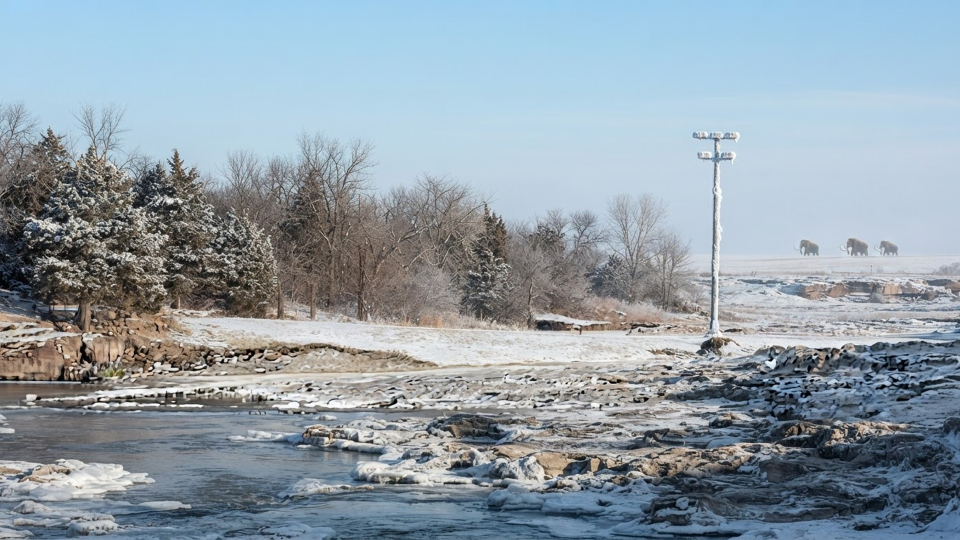
#> input picture ori_promo/ai/iceage/iceage_examples_treeline_r212_chatgpt.jpg, 1920 x 1080 px (shown at 1/2 size)
$ python -i graphics_layer.py   (imports and definitions only)
#> lines starting #> are read from the running program, lines starting #| are printed output that depends on the picture
#!/usr/bin/env python3
"""v37 "THE WORLD / THE LAYER" -- graphics kit: a bright editorial
transformation grammar. Its own visual language (daylight footage, one
coral accent, directional wipes) -- not v33's premium HUD, not v34's
paper panels, not v35's plain white-on-real-footage minimalism, not
v36's dark technical field.

fade_k carries v35/v36's own corrected formula from the start: a
genuine no_out flag that skips the release multiplier entirely (out_margin
alone does not hold opacity at 1.0 through the true last frame -- the
release ease always completes exactly at t=dur). Not re-discovered here,
reused because it is already known-correct.

Every font size below already starts at r184's own stated minimum
(primary labels 72px+, captions 52px+, disclosures/secondary 38px+) --
v36 needed three review rounds to reach its own late-supplied minimums;
this style gives them to itself on the first pass.

Type treatment, r189: every text element used to sit inside a hard-edged
solid-fill rectangle -- a chyron/lower-third convention, not how a
premium product film ever sets type, and the reason a from-scratch
critical look at the delivered film reads as a corporate explainer
rather than an Apple-tier reveal. Replaced everywhere with soft,
feathered scrims (blurred alpha, no hard edge) and blurred-halo text
(a dark blurred duplicate of the glyphs sits behind the crisp glyphs,
the standard broadcast-safe legibility technique that doesn't need a
box). Blur operations are sized to the text's own bounding box, not the
full 1920x1080 frame, so this costs less per frame than the boxes did,
not more. Only two primary labels (the hook's "THE WORLD"/"THE LAYER"
toggle) still render in the reserved coral -- every other beat's label
is clean white, so the accent reads as a rare event again instead of
a wash of red on every single frame.
"""
import math
import os

import numpy as np
from PIL import Image, ImageDraw, ImageFilter, ImageFont

_FDIR = os.path.join(os.path.dirname(os.path.dirname(os.path.abspath(__file__))),
                      "fonts", "inter", "extras", "ttf")

W, H = 1920, 1080

ACCENT = (235, 66, 58)           # coral-red, RGB -- the ONE saturated
                                  # accent: wipe seams, zone-trace
                                  # brackets, the anchor pulse, the
                                  # hook's own title toggle, and small
                                  # rule/sub-caption accents. Reserved
                                  # deliberately rare elsewhere so it
                                  # reads as a designed accent, not a
                                  # dominant screen color.
OFFWHITE = (245, 246, 248)
DARKSCRIM = (10, 10, 12)

_FONT_CACHE = {}


def font(weight, sz):
    key = (weight, sz)
    if key not in _FONT_CACHE:
        _FONT_CACHE[key] = ImageFont.truetype(f"{_FDIR}/Inter-{weight}.ttf", sz)
    return _FONT_CACHE[key]


def ease(x):
    x = max(0.0, min(1.0, x))
    return x * x * (3 - 2 * x)


# [15 lines left out: functions fade_k, _shadow_text, not called in this run]


def _soft_patch_scrim(img, cx, cy, half_w, half_h, max_alpha=150, blur=46, color=DARKSCRIM):
    """A feathered dark patch behind a text block -- replaces a hard
    rectangle with a soft-edged gradient (blur op sized to the patch
    itself, not the full frame, so this is cheap)."""
    if max_alpha <= 0:
        return
    half_w, half_h, blur = int(half_w), int(half_h), max(1, int(blur))
    pad = int(blur * 2.2) + 8
    bw, bh = int(2 * half_w + 2 * pad), int(2 * half_h + 2 * pad)
    layer_l = Image.new("L", (bw, bh), 0)
    ld = ImageDraw.Draw(layer_l)
    ld.rectangle([pad, pad, bw - pad, bh - pad], fill=max_alpha)
    layer_l = layer_l.filter(ImageFilter.GaussianBlur(blur))
    scrim = Image.new("RGBA", (bw, bh), color + (0,))
    scrim.putalpha(layer_l)
    img.alpha_composite(scrim, (int(cx - bw / 2), int(cy - bh / 2)))


# [100 lines left out: functions _edge_scrim, _halo_text, _draw_tracked, full_bleed, not called in this run]


# The same AR-window geometry recognize's own zone_trace/anchor_pulse
# already use (ZONE_CX/ZONE_CY/ZONE_W/ZONE_H in render_layer.py) --
# reused here on purpose so every windowed reveal in the film sits in
# the same place, reading as one consistent AR system, not a different
# effect per section.
WIN_CX_FRAC, WIN_CY_FRAC = 560 / W, 460 / H
WIN_W_FRAC, WIN_H_FRAC = 760 / W, 400 / H


# [281 lines left out: functions windowed_reveal, primary_label, caption, not called in this run]


def disclosure(img, text="PRODUCT VISUALIZATION", corner="tr", k=1.0, font_size=38):
    """Held continuously by construction (k defaults to 1.0, no fade
    envelope) for the plate's ENTIRE visible interval -- r184's own
    explicit acceptance test. font_size defaults to r184's own 38px
    minimum from the start. Rendered as tracked small caps with a soft
    halo -- reads as an integrated credit line now, not a legal sticker
    stamped in a box. r191 (r190's finding): over pale sky/snow the
    tracked white letters nearly disappeared with only a halo behind
    them -- added a feathered local scrim (a soft patch, not a hard
    box) plus a crisp keyline stroke so contrast holds over any
    background."""
    f = font("Medium", font_size)
    d = ImageDraw.Draw(img, "RGBA")
    tracking = max(2, font_size // 11)
    widths = [d.textlength(ch, font=f) for ch in text]
    tw = (sum(widths) + tracking * (len(text) - 1)) if text else 0
    lh = int(font_size * 1.15)
    margin = 40
    if corner == "tr":
        x, y = W - margin - tw, margin
    elif corner == "tl":
        x, y = margin, margin
    elif corner == "br":
        x, y = W - margin - tw, H - margin - lh
    else:
        x, y = margin, H - margin - lh
    a = int(230 * k)
    _soft_patch_scrim(img, x + tw / 2, y + lh / 2, tw / 2 + 22, lh * 0.65,
                       max_alpha=int(153 * k), blur=max(14, int(font_size * 0.4)))
    _draw_tracked(img, x, y, text, f, OFFWHITE + (a,), tracking=tracking, halo_alpha=int(180 * k), blur=5,
                  keyline_alpha=int(195 * k), keyline_width=2)


# [87 lines left out: functions zone_trace, anchor_pulse, loop_word, end_card, not called in this run]

>>> from PIL import Image
>>> picture = Image.open('../ai/iceage/iceage_examples_treeline_r212_chatgpt.jpg')
#> picture is the input picture: PIL image 1920x1080 RGB; mean R, G, B 144.7, 158.2, 168.1
>>> result = disclosure(picture)
#> in disclosure, `widths = [d.textlength(ch, font=f) for ch in text]`: widths = [22.92, 26.41, 29.91, 29.27, 27.81, 26.53, 23.22, 12.08, 26, 11.2, 24.12, 27.81, 26, 21.17, 11.2, 26.03, 26, 23.22, 11.2, 29.91, 28.42]
#> in disclosure, `tw = (sum(widths) + tracking * (len(text) - 1)) if text else 0`: tw = 550.4
#> in disclosure, `x, y = W - margin - tw, margin`: x = 1329.6; y = 40
#> in _soft_patch_scrim, `layer_l = Image.new("L", (bw, bh), 0)`: layer_l: PIL image 676x136 L; every value is 0
#> in _soft_patch_scrim, `layer_l = layer_l.filter(ImageFilter.GaussianBlur(blur))`:
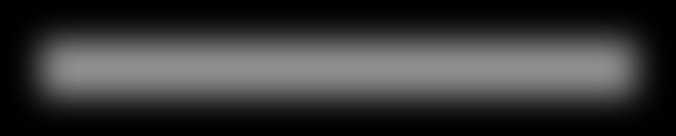
#> layer_l: PIL image 676x136 L; min 0, max 143, mean 54.5
#> in _soft_patch_scrim, `scrim.putalpha(layer_l)`:
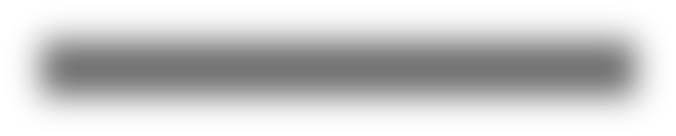
#> scrim: PIL image 676x136 RGBA; mean R, G, B, A 10, 10, 12, 54.5; transparent parts drawn white
#> (the run stopped early here; a loop or call above may not have finished)
